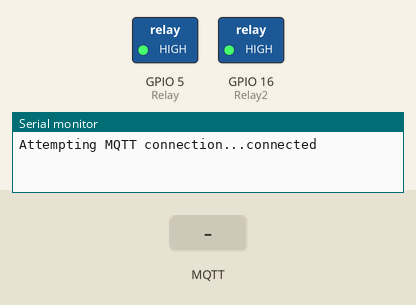
A sketch run on a simulated ESP8266 (NodeMCU). Shown: switched loads named in the sketch (green lamp = pin HIGH), the last lines printed to the serial monitor. Inputs (shaded band) come from the test bench. No MQTT or app messages arrive unless stated.

Above: at 1.2 s.
1.3 s: MQTT message "1" arrives on the first subscribed topic
At 2.1 s:
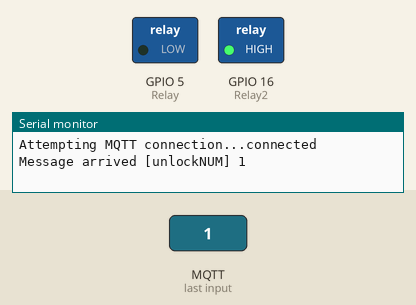
4.3 s: MQTT message "2" arrives on the first subscribed topic
At 5.6 s:
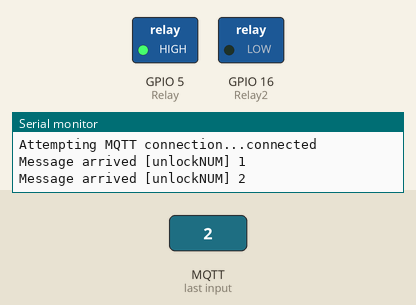
Timing chart, 0 to 7.8 s (numbered marks = the images above; inputs shaded):
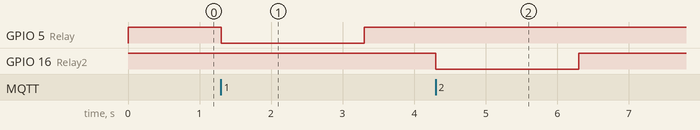

The sketch:

ESPWifi.ino
```cpp
#include <PubSubClient.h>
#include <SPI.h>
#include <Wire.h>
#include <ESP8266WiFi.h>

// Connect to the WiFi
const char* ssid = "NETGEAR68";
const char* password = "vU7$N5i0v%";
const char* mqtt_server = "192.168.1.41";

WiFiClient espClient;
PubSubClient client(espClient);

//ports for relays to power solenoid locks
int Relay = 5;
int Relay2 = 16;

void callback(char* topic, byte* payload, unsigned int length) {
  Serial.print("Message arrived [");
  Serial.print(topic);
  Serial.print("] ");
  for(int i=0; i<length; i++) {
    char receivedChar = (char)payload[i];
    Serial.print(receivedChar);
    if(receivedChar == '1'){
      digitalWrite(Relay, LOW);
      delay(2000);
      digitalWrite(Relay, HIGH);
    }
    if(receivedChar == '2'){
      digitalWrite(Relay2, LOW);
      delay(2000);
      digitalWrite(Relay2, HIGH);
    }
  }
  Serial.println();
}

void reconnect() {
  while(!client.connected()) {
    Serial.print("Attempting MQTT connection...");

    if(client.connect("ESP8266 Client")) {
      Serial.println("connected");
      client.subscribe("unlockNUM");
    }
    else {
      Serial.print("failed, rc=");
      Serial.print(client.state());
      Serial.println(" try again in 5 seconds");

      delay(5000);
    }
  }
}

void setup() {
  Serial.begin(9600);

  client.setServer(mqtt_server, 1883);
  client.setCallback(callback);
  //pin initializations
  pinMode(Relay, OUTPUT);
  pinMode(Relay2, OUTPUT);
  digitalWrite(Relay2, HIGH);
  digitalWrite(Relay, HIGH);


}

void loop() {
  if(!client.connected()) {
    reconnect();
  }
  client.loop();
}
```

Measured:
- after the input at 1.3 s, GPIO 5 (Relay): HIGH → LOW at once, → HIGH 2.0 s later
- after the input at 4.3 s, GPIO 16 (Relay2): HIGH → LOW at once, → HIGH 2.0 s later
